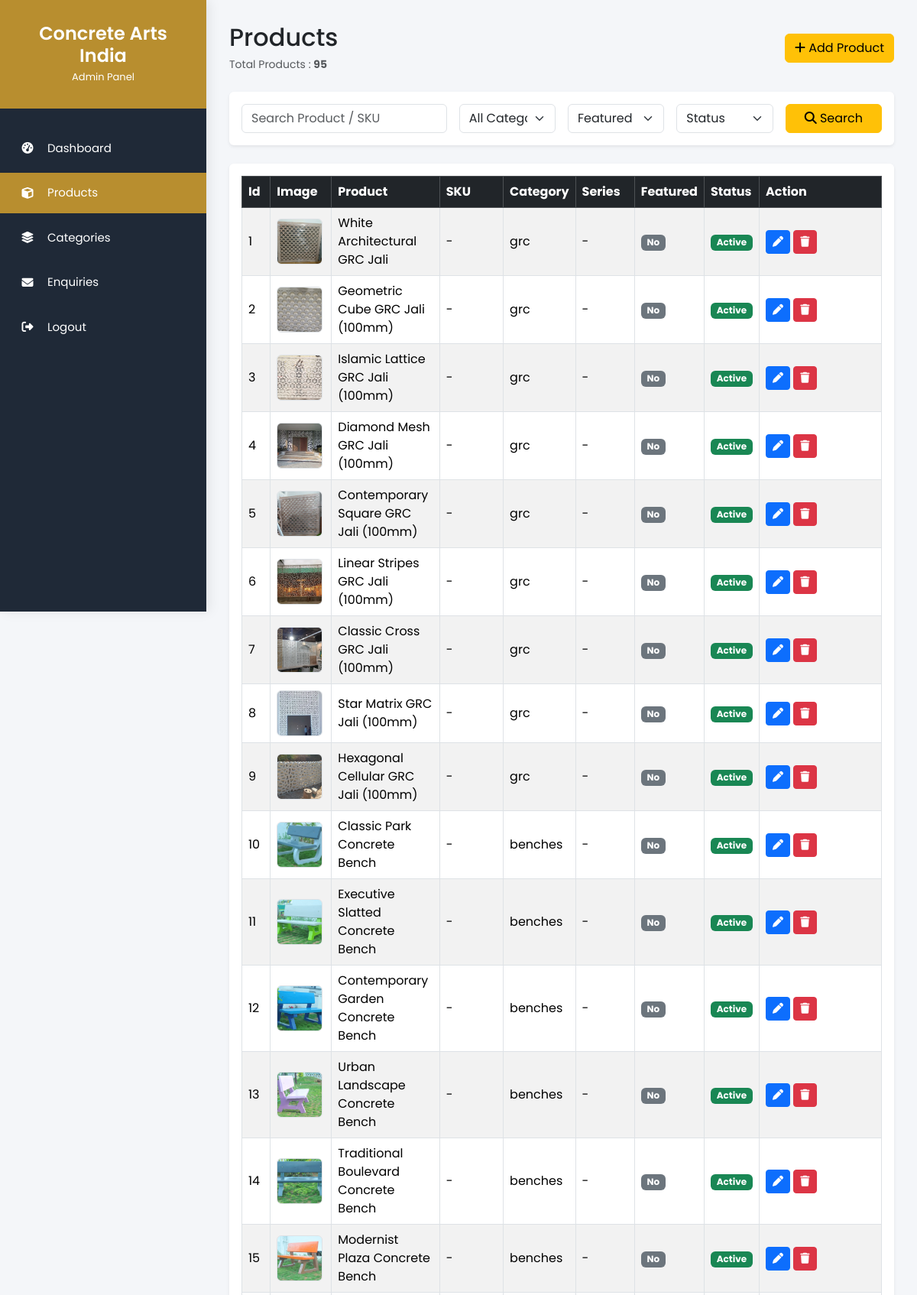
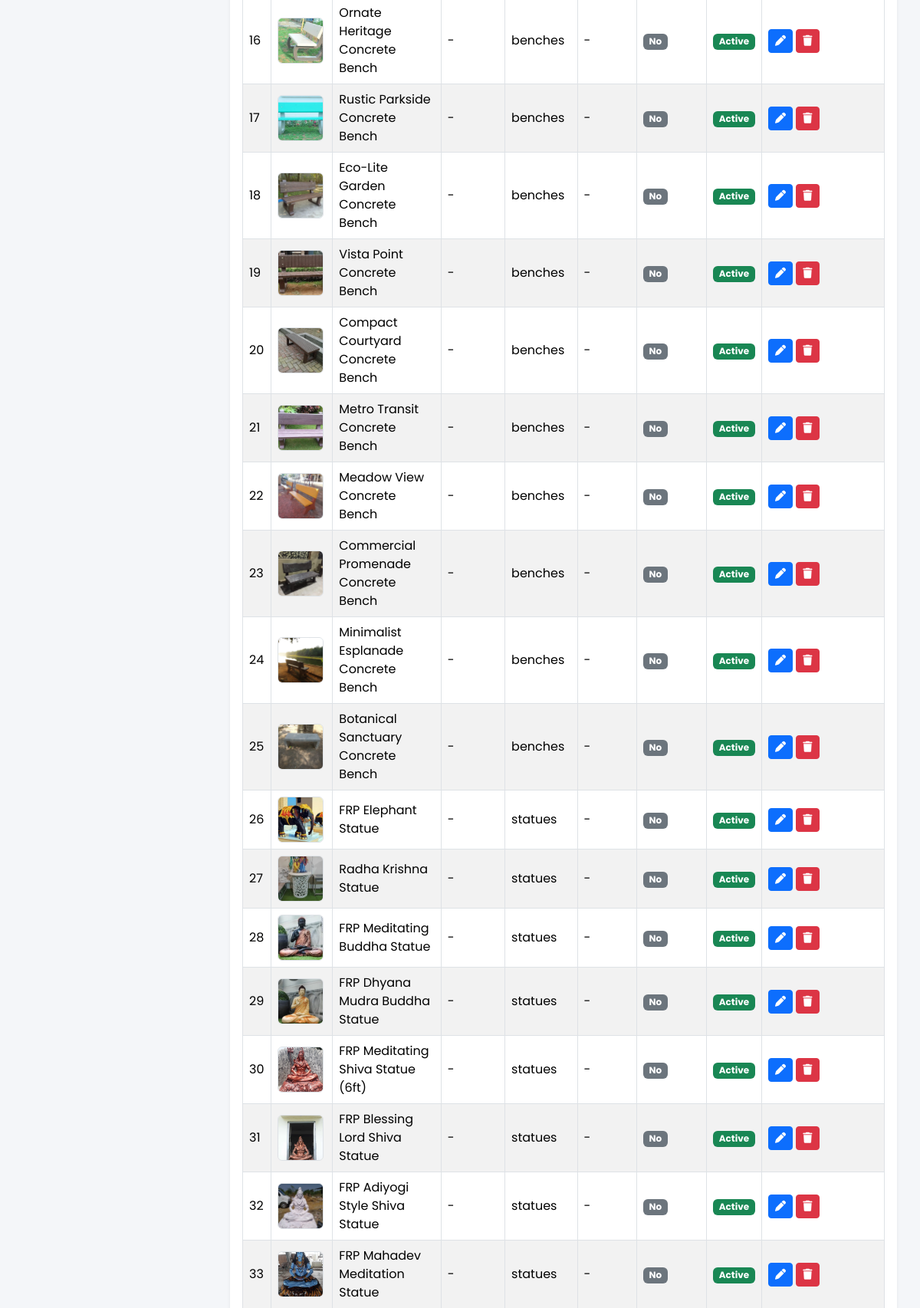
The app's page /admin/products/index.php (signed in, upper part) with its own data (2 pictures, top to bottom).
### tables this page shows
CREATE TABLE `products` (
  `id` int(11) NOT NULL,
  `category_id` int(11) NOT NULL,
  `name` varchar(255) NOT NULL,
  `slug` varchar(255) NOT NULL,
  `sku` varchar(100) DEFAULT NULL,
  `item_code` varchar(100) DEFAULT NULL,
  `catalog` varchar(100) DEFAULT NULL,
  `series` varchar(100) DEFAULT NULL,
  `description` longtext DEFAULT NULL,
  `material` varchar(100) DEFAULT NULL,
  `shape` varchar(100) DEFAULT NULL,
  `color` varchar(100) DEFAULT NULL,
  `finish` varchar(100) DEFAULT NULL,
  `thumbnail` varchar(255) DEFAULT NULL,
  `featured` tinyint(1) DEFAULT 0,
  `status` tinyint(1) DEFAULT 1,
  `created_at` timestamp NOT NULL DEFAULT current_timestamp(),
  `updated_at` timestamp NULL DEFAULT current_timestamp() ON UPDATE current_timestamp()
);

CREATE TABLE `product_images` (
  `id` int(11) NOT NULL,
  `product_id` int(11) NOT NULL,
  `image` varchar(255) NOT NULL,
  `alt_text` varchar(255) DEFAULT NULL,
  `is_thumbnail` tinyint(1) DEFAULT 0,
  `sort_order` int(11) DEFAULT 0,
  `created_at` timestamp NOT NULL DEFAULT current_timestamp()
);

CREATE TABLE `categories` (
  `id` int(11) NOT NULL,
  `name` varchar(150) NOT NULL,
  `slug` varchar(150) NOT NULL,
  `image` varchar(255) DEFAULT NULL,
  `status` tinyint(1) DEFAULT 1,
  `sort_order` int(11) DEFAULT 0,
  `created_at` timestamp NOT NULL DEFAULT current_timestamp()
);

### admin/products/index.php (the view, shortened to what this page needs)
<?php
require_once "../includes/header.php";
require_once "../includes/sidebar.php";
require_once "../includes/config.php";
$params = [];
$sql = "
SELECT
    p.*,
    c.name AS category_name,
    pi.image AS thumbnail
FROM products p
LEFT JOIN categories c
ON c.id = p.category_id
LEFT JOIN product_images pi
ON pi.product_id = p.id
AND pi.is_thumbnail = 1
";
$sql .= " ORDER BY p.id ASC";
$stmt = $pdo->prepare($sql);
$stmt->execute($params);
$products = $stmt->fetchAll(PDO::FETCH_ASSOC);
?>
<div class="main-content">
    <div class="d-flex justify-content-between align-items-center mb-4">
        <div>
            <h2 class="mb-1">
                Products
            </h2>
            <small class="text-muted">
                Total Products :
                <strong><?= count($products) ?></strong>
            </small>
        </div>
        <a href="add.php" class="btn btn-warning">
            <i class="fa-solid fa-plus"></i>
            Add Product
        </a>
    </div>
    <div class="card shadow-sm border-0 mb-4">
        <div class="card-body">
            <form method="GET">
                <div class="row g-3">
                    <div class="col-lg-4">
                        <input type="text" name="search" class="form-control" placeholder="Search Product / SKU"
                            value="<?= htmlspecialchars($_GET['search'] ?? '') ?>">
                    </div>
                    <div class="col-lg-2">
                        <select name="category" class="form-select">
                            <option value="">
                                All Categories
                            </option>
                        </select>
                    </div>
                    <div class="col-lg-2">
                        <select name="featured" class="form-select">
                            <option value="">
                                Featured
                            </option>
                        </select>
                    </div>
                    <div class="col-lg-2">
                        <select name="status" class="form-select">
                            <option value="">
                                Status
                            </option>
                        </select>
                    </div>
                    <div class="col-lg-2 d-grid">
                        <button class="btn btn-warning">
                            <i class="fa-solid fa-magnifying-glass"></i>
                            Search
                        </button>
                    </div>
                </div>
            </form>
        </div>
    </div>
    <div class="card shadow-sm border-0">
        <div class="card-body">
            <div class="table-responsive">
                <table class="table table-hover table-striped table-bordered align-middle">
                    <thead class="table-dark">
                        <tr>
                            <th>
                                Id
                            </th>
                            <th width="80">
                                Image
                            </th>
                            <th>
                                Product
                            </th>
                            <th>
                                SKU
                            </th>
                            <th>
                                Category
                            </th>
                            <th>
                                Series
                            </th>
                            <th>
                                Featured
                            </th>
                            <th>
                                Status
                            </th>
                            <th width="160">
                                Action
                            </th>
                        </tr>
                    </thead>
                    <tbody>
                        <?php if ($products): ?>
                            <?php foreach ($products as $product): ?>
                                <tr>
                                    <td>
                                            <?= htmlspecialchars($product["id"] ?: "-") ?>
                                    </td>
                                    <td>
                                        <?php if (!empty($product["thumbnail"])): ?>
                                            <img src="../../<?= htmlspecialchars($product["thumbnail"]) ?>" width="60" height="60"
                                                class="rounded border" style="object-fit:cover;">
                                        <?php else: ?>
                                            <span class="text-muted">
                                                No Image
                                            </span>
                                        <?php endif; ?>
                                    </td>
                                    <td>
                                            <?= htmlspecialchars($product["name"] ?: "-") ?>
                                    </td>
                                    <td>
                                        <?= htmlspecialchars($product["sku"] ?: "-") ?>
                                    </td>
                                    <td>
                                        <?= htmlspecialchars($product["category_name"] ?: "-") ?>
                                    </td>
                                    <td>
                                        <?= htmlspecialchars($product["series"] ?: "-") ?>
                                    </td>
                                    <td>
                                        <?php if ($product["featured"]): ?>
                                            <span class="badge bg-warning text-dark">
                                                Featured
                                            </span>
                                        <?php else: ?>
                                            <span class="badge bg-secondary">
                                                No
                                            </span>
                                        <?php endif; ?>
                                    </td>
                                    <td>
                                        <?php if ($product["status"]): ?>
                                            <span class="badge bg-success">
                                                Active
                                            </span>
                                        <?php else: ?>
                                            <span class="badge bg-danger">
                                                Inactive
                                            </span>
                                        <?php endif; ?>
                                    </td>
                                    <td>
                                        <a href="edit.php?id=<?= $product["id"] ?>" class="btn btn-primary btn-sm">
                                            <i class="fa-solid fa-pen"></i>
                                        </a>
                                        <button class="btn btn-sm btn-danger" data-bs-toggle="modal"
                                            data-bs-target="#deleteModal" data-id="<?= $product['id'] ?>"
                                            data-name="<?= htmlspecialchars($product['name']) ?>">
                                            <i class="fa fa-trash"></i>
                                        </button>
                                    </td>
                                </tr>
                            <?php endforeach; ?>
                        <?php endif; ?>
                    </tbody>
                </table>
            </div>
        </div>
    </div>
</div>
<?php require_once "../includes/footer.php"; ?>

### admin/includes/header.php (style rules this page uses)
* { margin: 0; padding: 0; box-sizing: border-box; font-family: 'Poppins', sans-serif; }
body { background: #f4f6f9; }
a { text-decoration: none; }
.main-content { margin-left: 270px; padding: 30px; }
select option { text-transform: capitalize; }

### records on screen
products: id "1", product_images.image (picture), name "White Architectural GRC Jali", sku "-", category.name "grc", series "-", featured "No", status "Active"
products: id "2", product_images.image (picture), name "Geometric Cube GRC Jali (100mm)", sku "-", category.name "grc", series "-", featured "No", status "Active"
products: id "3", product_images.image (picture), name "Islamic Lattice GRC Jali (100mm)", sku "-", category.name "grc", series "-", featured "No", status "Active"
products: id "4", product_images.image (picture), name "Diamond Mesh GRC Jali (100mm)", sku "-", category.name "grc", series "-", featured "No", status "Active"
products: id "5", product_images.image (picture), name "Contemporary Square GRC Jali (100mm)", sku "-", category.name "grc", series "-", featured "No", status "Active"
products: id "6", product_images.image (picture), name "Linear Stripes GRC Jali (100mm)", sku "-", category.name "grc", series "-", featured "No", status "Active"
products: id "7", product_images.image (picture), name "Classic Cross GRC Jali (100mm)", sku "-", category.name "grc", series "-", featured "No", status "Active"
products: id "8", product_images.image (picture), name "Star Matrix GRC Jali (100mm)", sku "-", category.name "grc", series "-", featured "No", status "Active"
products: id "9", product_images.image (picture), name "Hexagonal Cellular GRC Jali (100mm)", sku "-", category.name "grc", series "-", featured "No", status "Active"
products: id "10", product_images.image (picture), name "Classic Park Concrete Bench", sku "-", category.name "benches", series "-", featured "No", status "Active"
products: id "11", product_images.image (picture), name "Executive Slatted Concrete Bench", sku "-", category.name "benches", series "-", featured "No", status "Active"
products: id "12", product_images.image (picture), name "Contemporary Garden Concrete Bench", sku "-", category.name "benches", series "-", featured "No", status "Active"
products: id "13", product_images.image (picture), name "Urban Landscape Concrete Bench", sku "-", category.name "benches", series "-", featured "No", status "Active"
products: id "14", product_images.image (picture), name "Traditional Boulevard Concrete Bench", sku "-", category.name "benches", series "-", featured "No", status "Active"
products: id "15", product_images.image (picture), name "Modernist Plaza Concrete Bench", sku "-", category.name "benches", series "-", featured "No", status "Active"
products: id "16", product_images.image (picture), name "Ornate Heritage Concrete Bench", sku "-", category.name "benches", series "-", featured "No", status "Active"
products: id "17", product_images.image (picture), name "Rustic Parkside Concrete Bench", sku "-", category.name "benches", series "-", featured "No", status "Active"
products: id "18", product_images.image (picture), name "Eco-Lite Garden Concrete Bench", sku "-", category.name "benches", series "-", featured "No", status "Active"
products: id "19", product_images.image (picture), name "Vista Point Concrete Bench", sku "-", category.name "benches", series "-", featured "No", status "Active"
products: id "20", product_images.image (picture), name "Compact Courtyard Concrete Bench", sku "-", category.name "benches", series "-", featured "No", status "Active"
products: id "21", product_images.image (picture), name "Metro Transit Concrete Bench", sku "-", category.name "benches", series "-", featured "No", status "Active"
products: id "22", product_images.image (picture), name "Meadow View Concrete Bench", sku "-", category.name "benches", series "-", featured "No", status "Active"
products: id "23", product_images.image (picture), name "Commercial Promenade Concrete Bench", sku "-", category.name "benches", series "-", featured "No", status "Active"
products: id "24", product_images.image (picture), name "Minimalist Esplanade Concrete Bench", sku "-", category.name "benches", series "-", featured "No", status "Active"
products: id "25", product_images.image (picture), name "Botanical Sanctuary Concrete Bench", sku "-", category.name "benches", series "-", featured "No", status "Active"
products: id "26", product_images.image (picture), name "FRP Elephant Statue", sku "-", category.name "statues", series "-", featured "No", status "Active"
products: id "27", product_images.image (picture), name "Radha Krishna Statue", sku "-", category.name "statues", series "-", featured "No", status "Active"
products: id "28", product_images.image (picture), name "FRP Meditating Buddha Statue", sku "-", category.name "statues", series "-", featured "No", status "Active"
products: id "29", product_images.image (picture), name "FRP Dhyana Mudra Buddha Statue", sku "-", category.name "statues", series "-", featured "No", status "Active"
products: id "30", product_images.image (picture), name "FRP Meditating Shiva Statue (6ft)", sku "-", category.name "statues", series "-", featured "No", status "Active"
products: id "31", product_images.image (picture), name "FRP Blessing Lord Shiva Statue", sku "-", category.name "statues", series "-", featured "No", status "Active"
products: id "32", product_images.image (picture), name "FRP Adiyogi Style Shiva Statue", sku "-", category.name "statues", series "-", featured "No", status "Active"
products: id "33", product_images.image (picture), name "FRP Mahadev Meditation Statue", sku "-", category.name "statues", series "-", featured "No", status "Active"

### other values on screen
count($products) "95"
